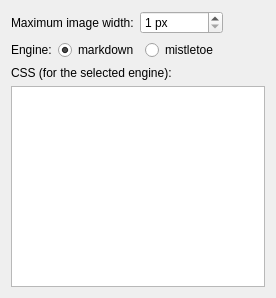
<?xml version="1.0" encoding="UTF-8"?>
<ui version="4.0">
 <class>MarkdownRenderingPage</class>
 <widget class="QWidget" name="MarkdownRenderingPage">
  <property name="geometry">
   <rect>
    <x>0</x>
    <y>0</y>
    <width>276</width>
    <height>298</height>
   </rect>
  </property>
  <layout class="QVBoxLayout" name="main_layout">
   <item>
    <layout class="QHBoxLayout" name="max_image_width_layout">
     <item>
      <widget class="QLabel" name="max_image_width_label">
       <property name="text">
        <string>Maximum image width:</string>
       </property>
      </widget>
     </item>
     <item>
      <widget class="QSpinBox" name="max_image_width_spin_box">
       <property name="suffix">
        <string> px</string>
       </property>
       <property name="minimum">
        <number>1</number>
       </property>
       <property name="maximum">
        <number>100000</number>
       </property>
      </widget>
     </item>
     <item>
      <spacer name="max_image_width_spacer">
       <property name="orientation">
        <enum>Qt::Orientation::Horizontal</enum>
       </property>
       <property name="sizeHint" stdset="0">
        <size>
         <width>0</width>
         <height>0</height>
        </size>
       </property>
      </spacer>
     </item>
    </layout>
   </item>
   <item>
    <layout class="QHBoxLayout" name="engine_layout">
     <item>
      <widget class="QLabel" name="engine_label">
       <property name="text">
        <string>Engine:</string>
       </property>
      </widget>
     </item>
     <item>
      <widget class="QRadioButton" name="markdown_engine_radio_button">
       <property name="text">
        <string>markdown</string>
       </property>
       <property name="checked">
        <bool>true</bool>
       </property>
      </widget>
     </item>
     <item>
      <widget class="QRadioButton" name="mistletoe_engine_radio_button">
       <property name="text">
        <string>mistletoe</string>
       </property>
      </widget>
     </item>
     <item>
      <spacer name="engine_spacer">
       <property name="orientation">
        <enum>Qt::Orientation::Horizontal</enum>
       </property>
       <property name="sizeHint" stdset="0">
        <size>
         <width>0</width>
         <height>0</height>
        </size>
       </property>
      </spacer>
     </item>
    </layout>
   </item>
   <item>
    <widget class="QLabel" name="css_label">
     <property name="text">
      <string>CSS (for the selected engine):</string>
     </property>
    </widget>
   </item>
   <item>
    <widget class="QPlainTextEdit" name="css_edit"/>
   </item>
  </layout>
 </widget>
 <resources/>
 <connections/>
</ui>
